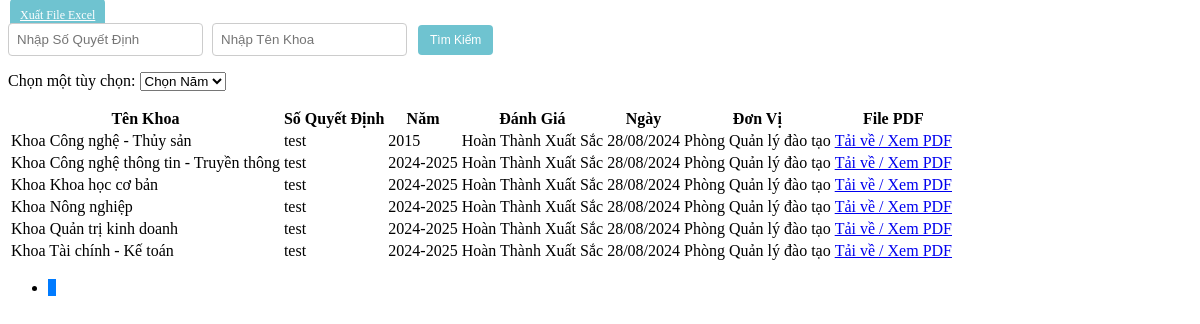
/Admin/danhgiaTTview.php, run on the app's committed database.
### tables this page shows
CREATE TABLE `danhgiatt` (
  `MaDGTT` int(20) NOT NULL,
  `MaKhoa` int(20) NOT NULL,
  `SoQD` varchar(100) NOT NULL,
  `Manam` int(20) NOT NULL,
  `DanhGia` varchar(50) NOT NULL DEFAULT 'Chờ Đánh Giá',
  `Ngay` date NOT NULL,
  `DonVi` varchar(30) NOT NULL,
  `FilePDF` varchar(50) DEFAULT NULL
);

CREATE TABLE `khoa` (
  `MaKhoa` int(20) NOT NULL,
  `TenKhoa` varchar(50) NOT NULL,
  `MoTa` varchar(100) NOT NULL
);

CREATE TABLE `nam` (
  `Manam` int(20) NOT NULL,
  `Nam` varchar(20) NOT NULL
);

### Admin/danhgiaTT.php (called while the page is built, shortened)
<?php
include('./Khoa.php');
include('./nam.php');
class DanhgiaTT {
    public static function layTongSoDanhGia($conn) {
        $sql = "SELECT COUNT(*) FROM danhgiatt WHERE DanhGia IN ('Hoàn Thành Xuất Sắc ', 'Hoàn Thành Tốt Nhiệm Vụ', 'Hoàn Thành Nhiệm Vụ', 'Không Hoàn Thành Nhiệm Vụ', 'Chưa Đánh Giá')";
        $result = $conn->query($sql);
        $row = $result->fetch_row();
        return $row[0];
    }
    public static function layDanhGiaPhanTrang($conn, $startFrom, $recordsPerPage) {
        $sql = "SELECT * FROM danhgiatt WHERE DanhGia IN ('Hoàn Thành Xuất Sắc', 'Hoàn Thành Tốt Nhiệm Vụ', 'Hoàn Thành Nhiệm Vụ', 'Không Hoàn Thành Nhiệm Vụ', 'Chưa Đánh Giá') ORDER BY Manam ASC LIMIT $startFrom, $recordsPerPage";
        $result = $conn->query($sql);
        $danhgiattList = array();
        if ($result->num_rows > 0) {
            while($row = $result->fetch_assoc()) {
                $khoa_obj = Khoa::layKhoa($conn, $row["MaKhoa"]);
                $nam_obj = Nam::laynam($conn, $row["Manam"]);
                $danhgiatt_obj = new DanhgiaTT();
                $danhgiatt_obj->MaDGTT = $row["MaDGTT"];
                $danhgiatt_obj->MaKhoa = $khoa_obj->TenKhoa;
                $danhgiatt_obj->SoQD = $row["SoQD"];
                $danhgiatt_obj->Manam = $nam_obj->Nam;
                $danhgiatt_obj->DanhGia = $row["DanhGia"];
                $danhgiatt_obj->Ngay = $row["Ngay"];
                $danhgiatt_obj->DonVi = $row["DonVi"];
                $danhgiatt_obj->FilePDF = $row["FilePDF"];
                $danhgiattList[] = $danhgiatt_obj;
            }
        }
        return $danhgiattList;
    }
}
?>

### Admin/Khoa.php (called while the page is built, shortened)
<?php
class Khoa {
    public static function layKhoa($conn, $id) {
        $sql = "SELECT * FROM Khoa WHERE MaKhoa = $id";
        $result = mysqli_query($conn, $sql);
        $Khoa = new Khoa();
        if ($row = mysqli_fetch_assoc($result)) {
            $Khoa->MaKhoa = $row['MaKhoa'];
            $Khoa->TenKhoa = $row['TenKhoa'];
            $Khoa->MoTa = $row["MoTa"];
        }
        return $Khoa;
    }
}
?>

### Admin/nam.php (called while the page is built, shortened)
<?php
    class Nam {
        public static function laynam($conn, $id) {
            $sql = "SELECT * FROM nam WHERE Manam = $id";
            $result = mysqli_query($conn, $sql);
            $nam = new Nam();
            $row = mysqli_fetch_assoc($result);
            $nam->Manam = $row['Manam'];
            $nam->Nam = $row['Nam'];
            return $nam;
        }
    }
?>

### Admin/danhgiaTTview.php (the view, shortened to what this page needs)
<?php
include('./danhgiaTT.php');
$recordsPerPage = 10;
$currentPage = isset($_GET['page']) ? (int)$_GET['page'] : 1;
$startFrom = ($currentPage - 1) * $recordsPerPage;
$totalRecords = DanhgiaTT::layTongSoDanhGia($conn);
$totalPages = ceil($totalRecords / $recordsPerPage);
$data = DanhgiaTT::layDanhGiaPhanTrang($conn, $startFrom, $recordsPerPage);
?>
<a class="btn btn-custom btn-custom-primary" href="<?php echo " $baseUrl?p=xuatdanhgiaxlsx"; ?>">Xuất File Excel</a>
<div class="search-box">
    <input type="text" id="searchSoQD" placeholder="Nhập Số Quyết Định" />
    <input type="text" id="searchTenKhoa" placeholder="Nhập Tên Khoa" />
    <button class="btn btn-custom btn-custom-primary" onclick="searchData()">Tìm Kiếm</button>
</div>
<div class="combobox">
    <label for="options">Chọn một tùy chọn:</label>
    <select name="options" id="options" onchange="fetchAndDisplayDanhGia(this.value)">
        <option value="">Chọn Năm</option>
    </select>
</div>
<table class="table table-bordered">
    <thead>
        <tr>
            <th>Tên Khoa</th>
            <th>Số Quyết Định</th>
            <th>Năm</th>
            <th>Đánh Giá</th>
            <th>Ngày</th>
            <th>Đơn Vị</th>
            <th>File PDF</th>
        </tr>
    </thead>
    <tbody id="danhgia-table-body">
    <?php foreach ($data as $item): ?>
        <tr>
            <td scope="row"><?php echo htmlspecialchars($item->MaKhoa); ?></td>
            <td><?php echo htmlspecialchars($item->SoQD ?? "Cần Thêm Số Quyết Định Cho $item->MaKhoa"); ?></td>
            <td><?php echo htmlspecialchars($item->Manam ?? "Cần Thêm Năm Cho $item->MaKhoa"); ?></td>
            <td><?php echo htmlspecialchars($item->DanhGia); ?></td>
            <td><?php echo date_format(date_create($item->Ngay), "d/m/Y");?></td>
            <td><?php echo htmlspecialchars($item->DonVi); ?></td>
            <td>
                <?php if ($item->FilePDF): ?>
                    <a href="./<?php echo htmlspecialchars($item->FilePDF); ?>" target="_blank">
                        Tải về / Xem PDF
                    </a>
                <?php else: ?>
                    Chưa có file
                <?php endif; ?>
            </td>
        </tr>
    <?php endforeach; ?>
    </tbody>
</table>
<nav aria-label="Page navigation">
    <ul class="pagination">
        <?php for ($i = 1; $i <= $totalPages; $i++): ?>
            <li class="page-item <?php echo $i == $currentPage ? 'active' : ''; ?>">
                <a class="page-link" href="?p=danhgiaTT&page=<?php echo $i; ?>"><?php echo $i; ?></a>
            </li>
        <?php endfor; ?>
    </ul>
</nav>

### Admin/danhgiaTTview.php (style rules this page uses)
.pagination { background-color: transparent; border: none; box-shadow: none; }
.page-item { background-color: transparent; border: none; box-shadow: none; }
.page-link { background-color: transparent; border: none; box-shadow: none; color: #007bff; }
.page-item.active .page-link { background-color: #007bff; border-color: #007bff; }
.btn-custom { background-color: #6fc3d0; border: none; color: white; padding: 9px 10px; font-size: 12px; margin: 2px; cursor: pointer; border-radius: 4px; transition: background-color 0.3s ease, transform 0.3s ease; }
.btn-custom-primary { background-color: #6fc3d0; }
.search-box { margin-bottom: 15px; }
.search-box input { padding: 8px; margin-right: 5px; border-radius: 4px; border: 1px solid #ccc; }
.search-box button { padding: 8px 12px; }

### data on the page
danhgiatt: MaKhoa.TenKhoa "Khoa Công nghệ - Thủy sản", SoQD "test", Manam.Nam "2015", DanhGia "Hoàn Thành Xuất Sắc", Ngay "28/08/2024", DonVi "Phòng Quản lý đào tạo"
danhgiatt: MaKhoa.TenKhoa "Khoa Công nghệ thông tin - Truyền thông", SoQD "test", Manam.Nam "2024-2025", DanhGia "Hoàn Thành Xuất Sắc", Ngay "28/08/2024", DonVi "Phòng Quản lý đào tạo"
danhgiatt: MaKhoa.TenKhoa "Khoa Khoa học cơ bản", SoQD "test", Manam.Nam "2024-2025", DanhGia "Hoàn Thành Xuất Sắc", Ngay "28/08/2024", DonVi "Phòng Quản lý đào tạo"
danhgiatt: MaKhoa.TenKhoa "Khoa Nông nghiệp", SoQD "test", Manam.Nam "2024-2025", DanhGia "Hoàn Thành Xuất Sắc", Ngay "28/08/2024", DonVi "Phòng Quản lý đào tạo"
danhgiatt: MaKhoa.TenKhoa "Khoa Quản trị kinh doanh", SoQD "test", Manam.Nam "2024-2025", DanhGia "Hoàn Thành Xuất Sắc", Ngay "28/08/2024", DonVi "Phòng Quản lý đào tạo"
danhgiatt: MaKhoa.TenKhoa "Khoa Tài chính - Kế toán", SoQD "test", Manam.Nam "2024-2025", DanhGia "Hoàn Thành Xuất Sắc", Ngay "28/08/2024", DonVi "Phòng Quản lý đào tạo"
